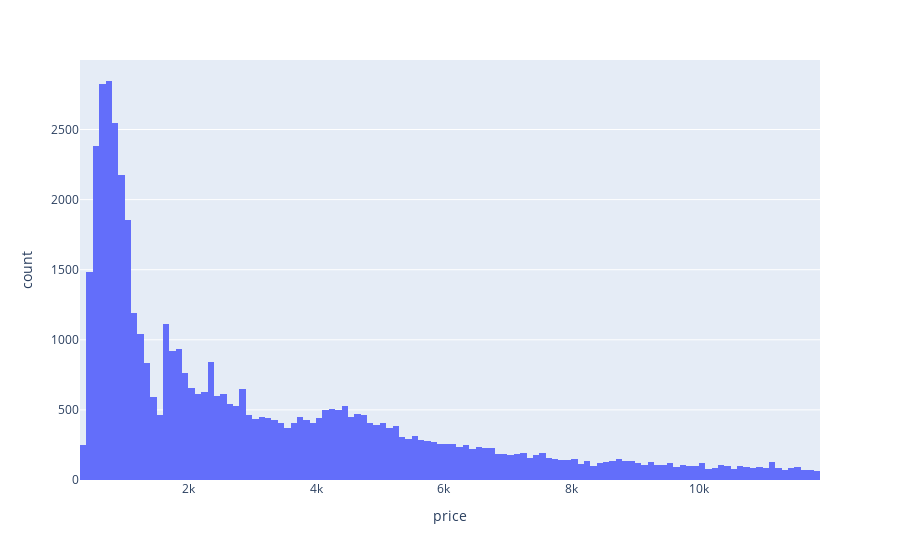

This figure's notebook cell:
### Code cell
fig = px.histogram(df, x='price')

fig.show()

### Figure 1 — Plotly figure (JSON) as saved in the notebook; plotly's stock layout.template omitted (floating-point values rounded to 4 significant figures; data arrays with more than 128 entries replaced by an {"elided": "..."} marker saying what was removed)
{"data": [{"alignmentgroup": "True", "bingroup": "x", "hovertemplate": "price=%{x}<br>count=%{y}<extra></extra>", "legendgroup": "", "marker": {"color": "#636efa", "pattern": {"shape": ""}}, "name": "", "offsetgroup": "", "orientation": "v", "showlegend": false, "type": "histogram", "x": {"elided": "50400 int values"}, "xaxis": "x", "yaxis": "y"}], "layout": {"barmode": "relative", "legend": {"tracegroupgap": 0}, "margin": {"t": 60}, "xaxis": {"anchor": "y", "domain": [0, 1], "title": {"text": "price"}}, "yaxis": {"anchor": "x", "domain": [0, 1], "title": {"text": "count"}}}}
